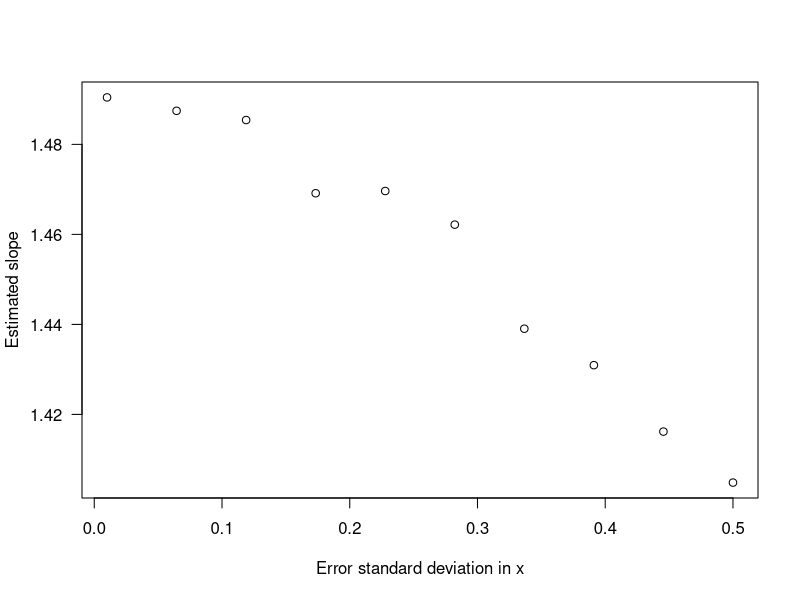
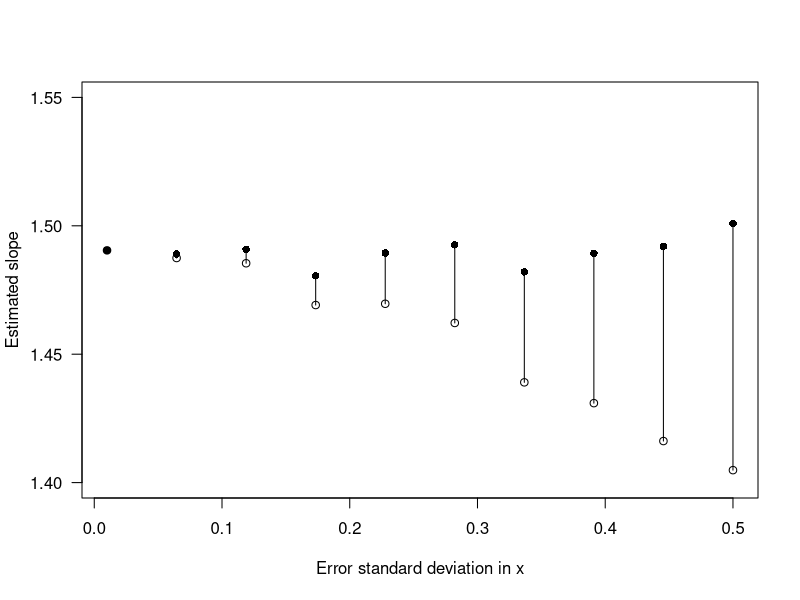

Write R code to recreate these figures, in order.
# setwd("/Users/med-snt/Documents/Rworkshop")
# getwd()
# rm(list = ls())
##########################
# birds = read.csv("~/git/exploring-data/BIOS14/bird_allometry.csv")
# head(birds)
# males = birds[birds$Sex=='m',]
# females = birds[birds$Sex=='f',]
# fm = lm(log(brain_mass)~log(body_mass), data = females)
# mm = lm(log(brain_mass)~log(body_mass), data = males)
# print(summary(fm))
# print(summary(mm))
# cfm = fm$coef
# cmm = mm$coef
# print(cfm)
# print(cmm)
# xx = seq(min(log(males$body_mass)), max(log(males$body_mass)), 
#          length.out=100)
# yy = mm$coef[1] + mm$coef[2]*xx
# x = seq(min(log(females$body_mass)), max(log(females$body_mass)), 
#          length.out=100)
# y = fm$coef[1] + fm$coef[2]*x
# 
# plot(log(males$body_mass), log(males$brain_mass),
#      xlab="Body mass (log g)",
#      ylab="Brain mass (log g)",
#      las=1, pch=21, col="black", bg="lightblue")
# lines(xx, yy, lwd=2)

# points(log(females$body_mass), log(females$brain_mass), 
#      xlab="Body mass (log g)",
#      ylab="Brain mass (log g)",
#      las=1, pch=21, col="black", bg="blue")
# lines(x, y, lwd=2)
######################################
# x = rnorm(500, 10, 2)
# y = 1.5*x + rnorm(500, 0, 1)
# 
# slope_est = NULL
# errors = seq(0.01, 0.5, length.out=10)
# 
# relerrors = (errors^2)/var(x)
# 
# for(i in 1:10){
#   x_obs = x + rnorm(500, 0, errors[i])
# 
#   m1 = lm(y~x_obs)
#   slope_est[i] = summary(m1)$coef[2,1]
# }
# 
# plot(errors, slope_est,
#      las=1,
#      xlab="Error standard deviation in x",
#      ylab="Estimated slope")
# corrslope = slope_est/(1-relerrors)
# 
# plot(errors, slope_est,
#      ylim= c(1.4, 1.55),
#      las=1,
#      xlab="Error standard deviation in x",
#      ylab="Estimated slope")
# points(errors, corrslope, pch=16)
# segments(errors, slope_est, errors, corrslope)
#########################################
x = rnorm(500, 10, 2)
y = 1.5*x + rnorm(500, 0, 1)
slope_est = NULL
errors = seq(0.01, 0.5, length.out=10)

relerrors = (errors^2)/var(x)
print(relerrors)
for(i in 1:10){
  x_obs = x + rnorm(500, 0, errors[i])
  
  m1 = lm(y~x_obs)
  slope_est[i] = summary(m1)$coef[2,1]
}
plot(errors, slope_est,
     las=1,
     xlab="Error standard deviation in x",
     ylab="Estimated slope")
corrslope = slope_est/(1-relerrors)

plot(errors, slope_est,
     ylim= c(1.4, 1.55),
     las=1,
     xlab="Error standard deviation in x",
     ylab="Estimated slope")
points(errors, corrslope, pch=16)
segments(errors, slope_est, errors, corrslope)

